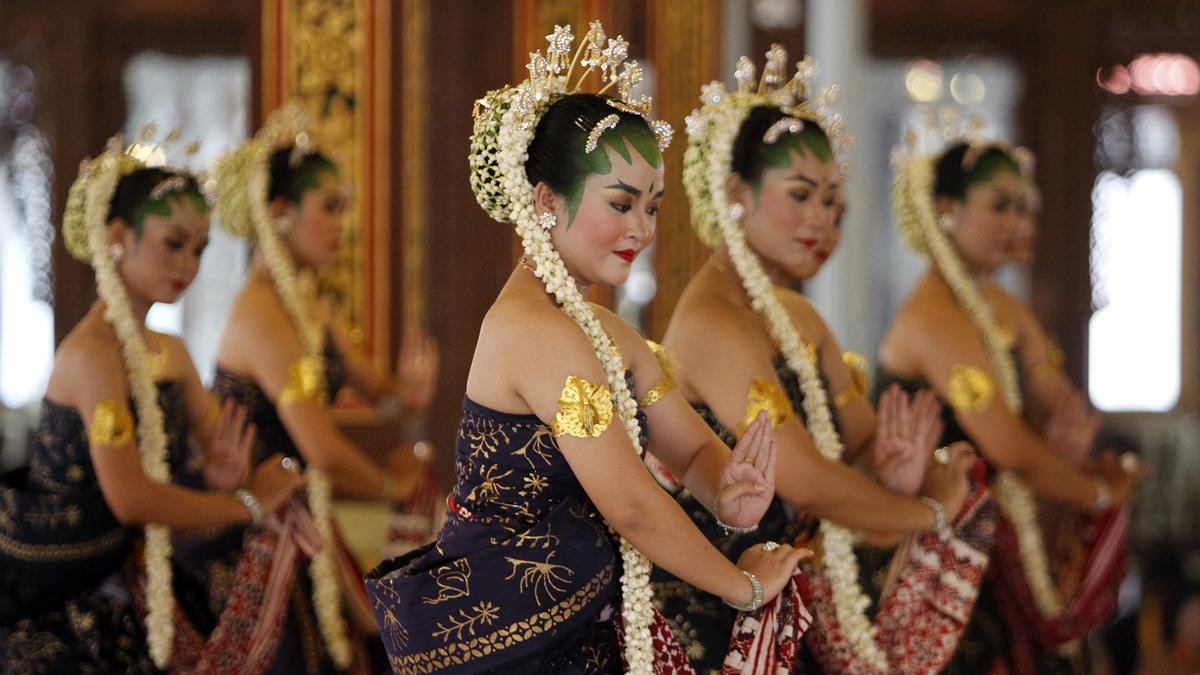
#> input picture assets/catalog/Tari_Bedhaya.jpg, 1200 x 675 px; its folder holds only this picture in this run
$ python -i selfie_detector.py   (imports and definitions only)
#> lines starting #> are read from the running program, lines starting #| are printed output that depends on the picture
#> further down, picture is the input picture: PIL image 1200x675 RGB; mean R, G, B 113.3, 86.8, 66
"""
utils/selfie_detector.py  —  TariJateng
Deteksi selfie sebagai LAPIS 0, dijalankan sebelum inferensi model
klasifikasi kostum tari (hemat compute, selfie langsung ditolak tanpa
perlu memanggil CNN).

Metode: Haar Cascade frontal face (OpenCV) untuk mendeteksi wajah, lalu
gambar ditandai sebagai selfie jika wajah terbesar mendominasi frame
(rasio luas wajah / luas gambar >= SELFIE_FACE_AREA_THRESHOLD). Foto
kostum tari umumnya berupa shot penuh/menengah badan sehingga wajah
(kalau terdeteksi sekalipun) hanya mengisi sebagian kecil frame — beda
dengan selfie yang biasanya close-up wajah.
"""

import numpy as np
from PIL import Image

import config

_face_cascade = None


def _get_cascade():
    """Lazy-load Haar Cascade agar cv2 hanya di-import saat dibutuhkan."""
    global _face_cascade
    if _face_cascade is None:
        import cv2
        path = cv2.data.haarcascades + "haarcascade_frontalface_default.xml"
        _face_cascade = cv2.CascadeClassifier(path)
    return _face_cascade


def is_selfie(image: Image.Image) -> dict:
    """
    Mendeteksi apakah gambar kemungkinan besar adalah selfie/foto wajah
    close-up, bukan foto kostum tari.

    Returns:
        dict dengan kunci:
          is_selfie      : bool  — True jika terdeteksi sebagai selfie
          num_faces      : int   — jumlah wajah terdeteksi
          largest_ratio  : float — rasio luas wajah terbesar terhadap
                                    luas gambar (0.0 jika tidak ada wajah)
    """
    import cv2

    cascade = _get_cascade()

    arr = np.array(image.convert("RGB"))
    gray = cv2.cvtColor(arr, cv2.COLOR_RGB2GRAY)
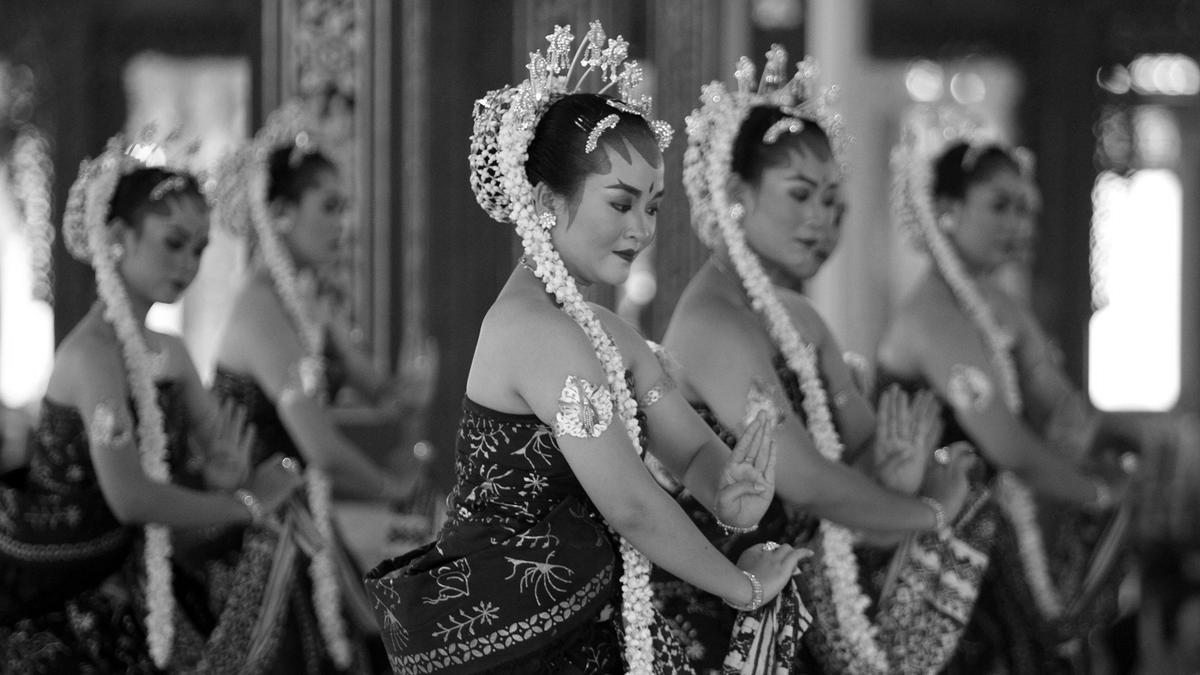
#> gray: shape (675, 1200); min 0, max 255, mean 92.4

    faces = cascade.detectMultiScale(
        gray,
        scaleFactor=1.1,
        minNeighbors=5,
        minSize=(60, 60),
    )
#> faces = [[964, 176, 92, 92], [753, 153, 120, 120], [916, 156, 130, 130], [249, 157, 126, 126], [710, 144, 133, 133], [575, 150, 138, 138]]

    if len(faces) == 0:
        return {"is_selfie": False, "num_faces": 0, "largest_ratio": 0.0}

    img_area = gray.shape[0] * gray.shape[1]
#> img_area = 810000
    largest_ratio = max((fw * fh) / img_area for (_, _, fw, fh) in faces)
#> largest_ratio = 0.0235

    return {
        "is_selfie": largest_ratio >= config.SELFIE_FACE_AREA_THRESHOLD,
        "num_faces": len(faces),
        "largest_ratio": largest_ratio,
    }

>>> from PIL import Image
>>> picture = Image.open('../assets/catalog/Tari_Bedhaya.jpg')
>>> result = is_selfie(picture)
#> result = {'is_selfie': False, 'num_faces': 6, 'largest_ratio': 0.0235}

$ run again, on assets/catalog/Tari_Dolalak.jpg
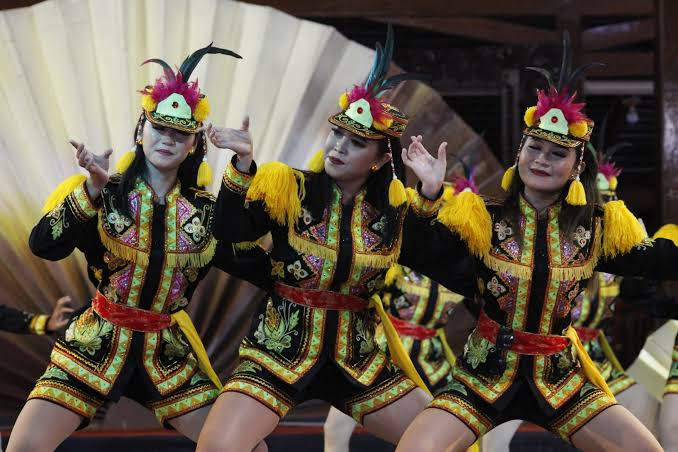
#> input picture assets/catalog/Tari_Dolalak.jpg, 678 x 452 px
#> picture is the input picture: PIL image 678x452 RGB; mean R, G, B 97.9, 86.7, 70.4
#> in is_selfie, `gray = cv2.cvtColor(arr, cv2.COLOR_RGB2GRAY)`:
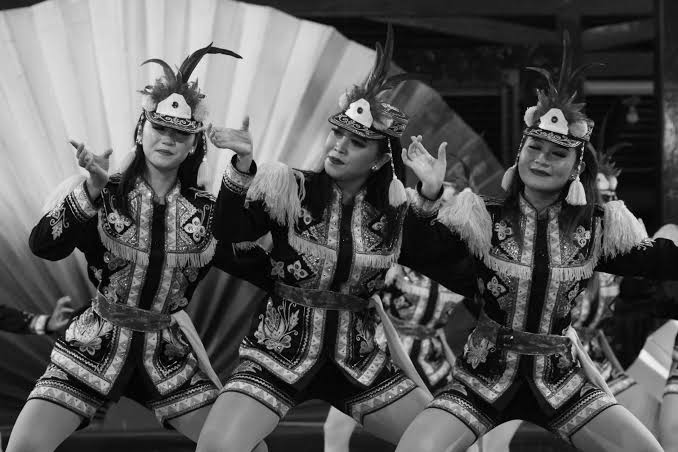
#> gray: shape (452, 678); min 0, max 248, mean 88.2
#> faces = ()
#> result = {'is_selfie': False, 'num_faces': 0, 'largest_ratio': 0}

$ run again, on assets/catalog/Tari_Gambyong.jpg
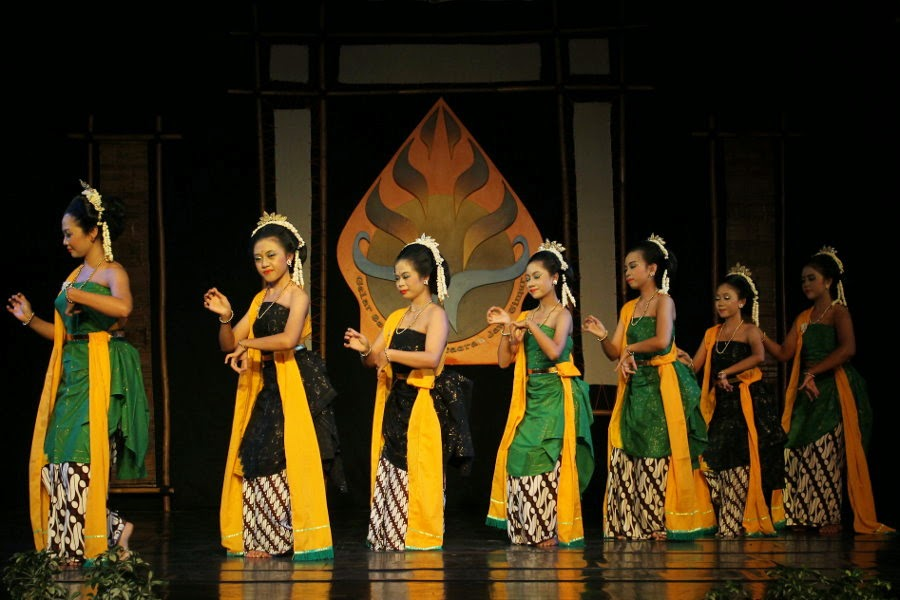
#> input picture assets/catalog/Tari_Gambyong.jpg, 900 x 600 px
#> picture is the input picture: PIL image 900x600 RGB; mean R, G, B 54.4, 42.3, 17.9
#> in is_selfie, `gray = cv2.cvtColor(arr, cv2.COLOR_RGB2GRAY)`:
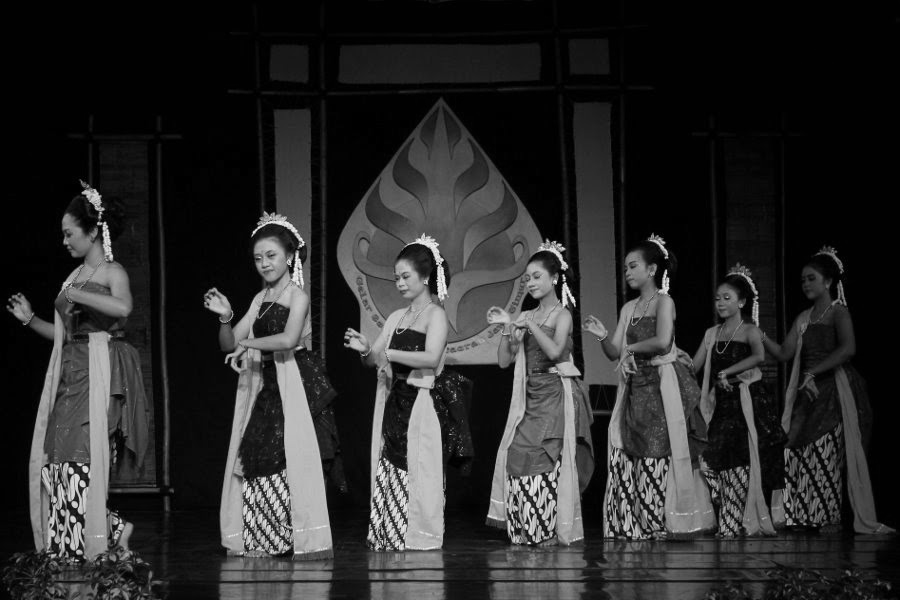
#> gray: shape (600, 900); min 0, max 249, mean 43.1
#> faces = ()
#> result = {'is_selfie': False, 'num_faces': 0, 'largest_ratio': 0}

$ run again, on assets/catalog/Tari_Golek.jpg
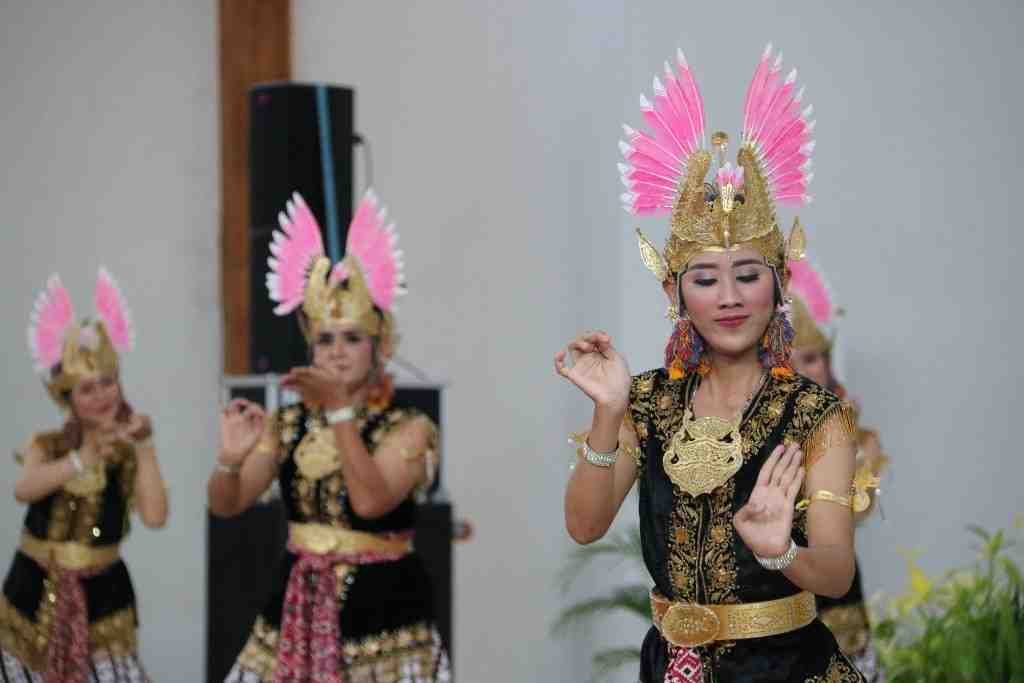
#> input picture assets/catalog/Tari_Golek.jpg, 1024 x 683 px
#> picture is the input picture: PIL image 1024x683 RGB; mean R, G, B 137, 129.1, 125.6
#> in is_selfie, `gray = cv2.cvtColor(arr, cv2.COLOR_RGB2GRAY)`:
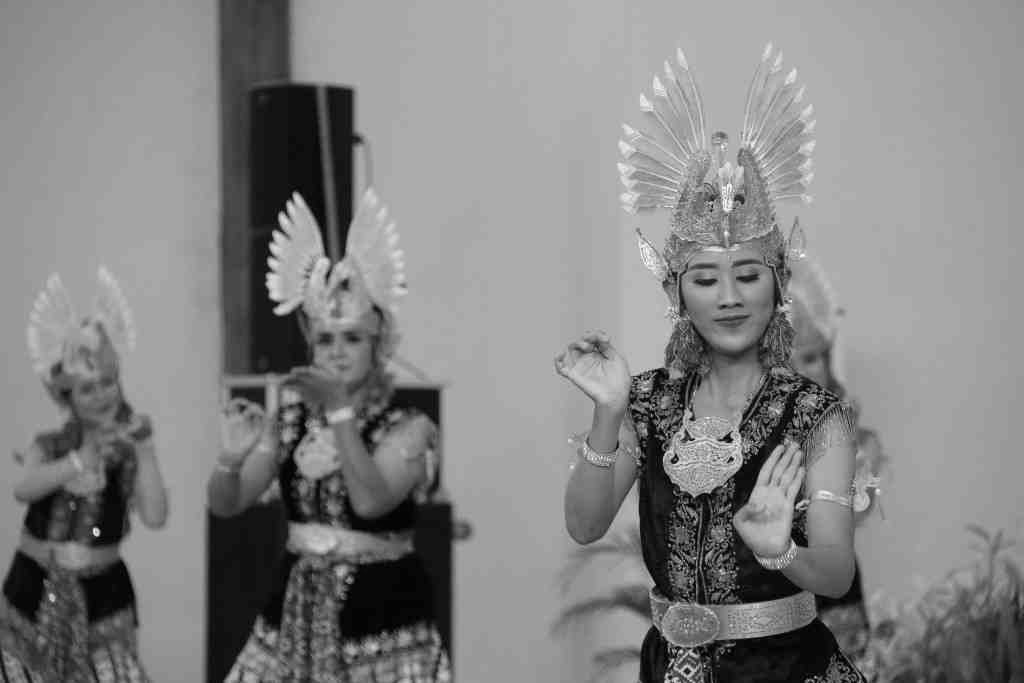
#> gray: shape (683, 1024); min 0, max 254, mean 131.2
#> faces = [[302, 312, 74, 74], [671, 232, 117, 117]]
#> largest_ratio = 0.0196
#> result = {'is_selfie': False, 'num_faces': 2, 'largest_ratio': 0.0196}
